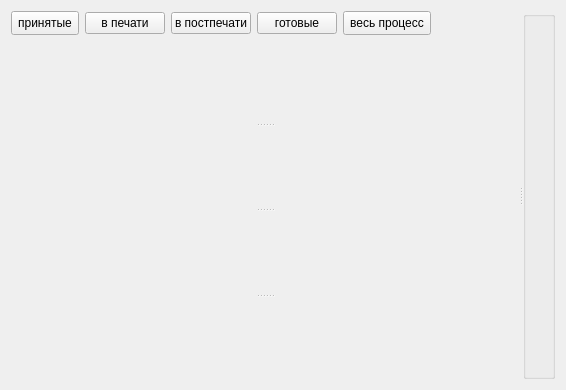
<?xml version="1.0" encoding="UTF-8"?>
<ui version="4.0">
 <class>WorkFlow</class>
 <widget class="QWidget" name="WorkFlow">
  <property name="geometry">
   <rect>
    <x>0</x>
    <y>0</y>
    <width>566</width>
    <height>390</height>
   </rect>
  </property>
  <property name="windowTitle">
   <string>Form</string>
  </property>
  <layout class="QVBoxLayout" name="verticalLayout_2">
   <item>
    <widget class="QSplitter" name="mainSpliiter">
     <property name="sizePolicy">
      <sizepolicy hsizetype="Expanding" vsizetype="Preferred">
       <horstretch>0</horstretch>
       <verstretch>0</verstretch>
      </sizepolicy>
     </property>
     <property name="orientation">
      <enum>Qt::Horizontal</enum>
     </property>
     <widget class="QWidget" name="verticalLayoutWidget">
      <layout class="QVBoxLayout" name="orderLayout" stretch="0,0">
       <item>
        <layout class="QHBoxLayout" name="horizontalLayout">
         <item>
          <widget class="QToolButton" name="viewStartButton">
           <property name="minimumSize">
            <size>
             <width>24</width>
             <height>24</height>
            </size>
           </property>
           <property name="text">
            <string>принятые</string>
           </property>
          </widget>
         </item>
         <item>
          <widget class="QPushButton" name="viewPrintButton">
           <property name="text">
            <string>в печати</string>
           </property>
          </widget>
         </item>
         <item>
          <widget class="QPushButton" name="viewPostPrintButton">
           <property name="text">
            <string>в постпечати</string>
           </property>
          </widget>
         </item>
         <item>
          <widget class="QPushButton" name="readyButton">
           <property name="text">
            <string>готовые</string>
           </property>
          </widget>
         </item>
         <item>
          <widget class="QToolButton" name="viewAllButton">
           <property name="minimumSize">
            <size>
             <width>24</width>
             <height>24</height>
            </size>
           </property>
           <property name="text">
            <string>весь процесс</string>
           </property>
          </widget>
         </item>
         <item>
          <spacer name="horizontalSpacer">
           <property name="orientation">
            <enum>Qt::Horizontal</enum>
           </property>
           <property name="sizeHint" stdset="0">
            <size>
             <width>40</width>
             <height>20</height>
            </size>
           </property>
          </spacer>
         </item>
        </layout>
       </item>
       <item>
        <widget class="QSplitter" name="splitterOrders">
         <property name="sizePolicy">
          <sizepolicy hsizetype="Expanding" vsizetype="Expanding">
           <horstretch>0</horstretch>
           <verstretch>0</verstretch>
          </sizepolicy>
         </property>
         <property name="minimumSize">
          <size>
           <width>0</width>
           <height>0</height>
          </size>
         </property>
         <property name="orientation">
          <enum>Qt::Vertical</enum>
         </property>
         <widget class="QWidget" name="verticalLayoutWidget_3">
          <layout class="QVBoxLayout" name="verticalLayout_4">
           <item>
            <widget class="OrderStart" name="start" native="true">
             <property name="minimumSize">
              <size>
               <width>50</width>
               <height>0</height>
              </size>
             </property>
            </widget>
           </item>
          </layout>
         </widget>
         <widget class="QWidget" name="verticalLayoutWidget_4">
          <layout class="QVBoxLayout" name="verticalLayout_5">
           <item>
            <widget class="TasksPWidget" name="print" native="true"/>
           </item>
          </layout>
         </widget>
         <widget class="QWidget" name="verticalLayoutWidget_6">
          <layout class="QVBoxLayout" name="verticalLayout_7">
           <item>
            <widget class="TasksPWidget" name="postPrint" native="true"/>
           </item>
          </layout>
         </widget>
         <widget class="QWidget" name="verticalLayoutWidget_5">
          <layout class="QVBoxLayout" name="readyLayout">
           <item>
            <widget class="OrderReady" name="ready" native="true"/>
           </item>
          </layout>
         </widget>
        </widget>
       </item>
      </layout>
     </widget>
     <widget class="QWidget" name="verticalLayoutWidget_2">
      <layout class="QVBoxLayout" name="infoLayout" stretch="0">
       <item>
        <widget class="QGroupBox" name="groupBox_2">
         <property name="sizePolicy">
          <sizepolicy hsizetype="Preferred" vsizetype="Preferred">
           <horstretch>0</horstretch>
           <verstretch>0</verstretch>
          </sizepolicy>
         </property>
         <property name="title">
          <string/>
         </property>
         <layout class="QVBoxLayout" name="verticalLayout">
          <item>
           <widget class="InfoWidget" name="info" native="true"/>
          </item>
         </layout>
        </widget>
       </item>
      </layout>
     </widget>
    </widget>
   </item>
  </layout>
 </widget>
 <customwidgets>
  <customwidget>
   <class>OrderStart</class>
   <extends>QWidget</extends>
   <header>widgets/order/orderstart.h</header>
   <container>1</container>
  </customwidget>
  <customwidget>
   <class>TasksPWidget</class>
   <extends>QWidget</extends>
   <header>widgets/order/taskspwidget.h</header>
   <container>1</container>
  </customwidget>
  <customwidget>
   <class>OrderReady</class>
   <extends>QWidget</extends>
   <header>widgets/order/orderready.h</header>
   <container>1</container>
  </customwidget>
  <customwidget>
   <class>InfoWidget</class>
   <extends>QWidget</extends>
   <header>widgets/order/infowidget.h</header>
   <container>1</container>
  </customwidget>
 </customwidgets>
 <resources/>
 <connections/>
</ui>
